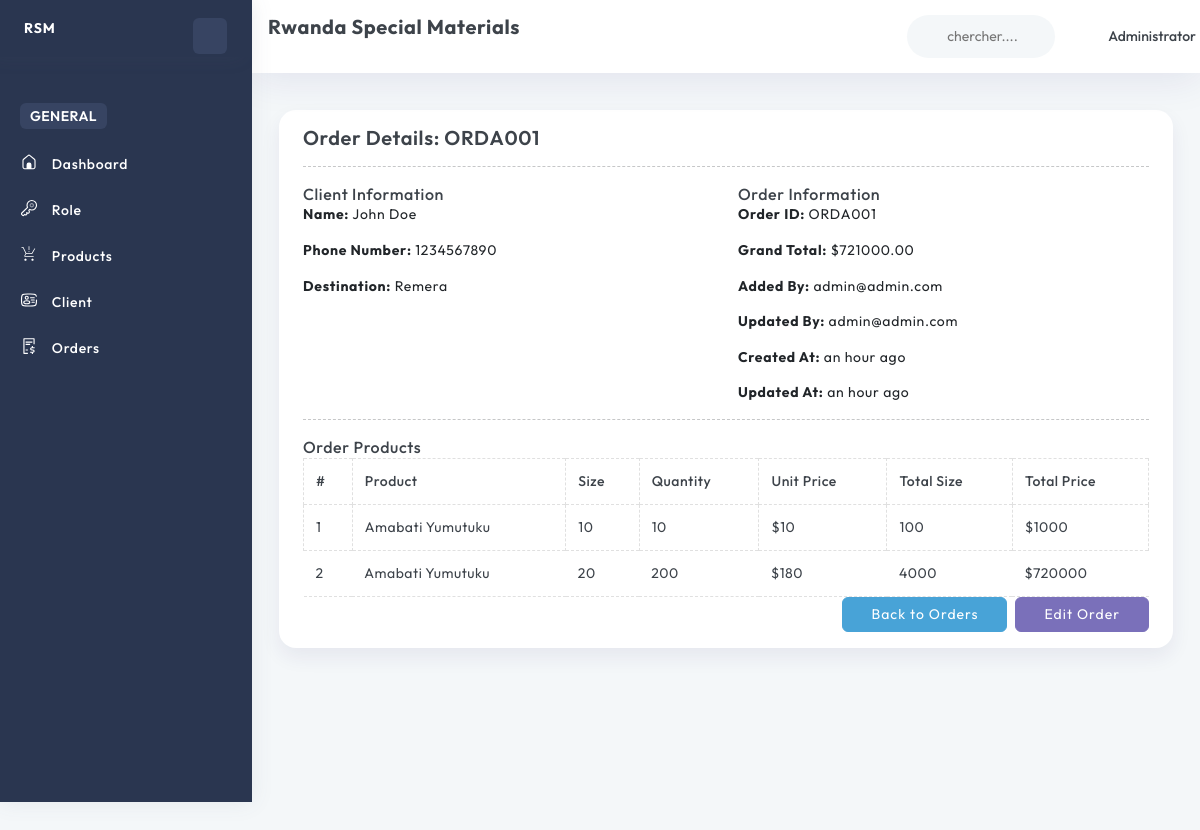
Before: /order/ORDA001/ (signed in) with the older database file.
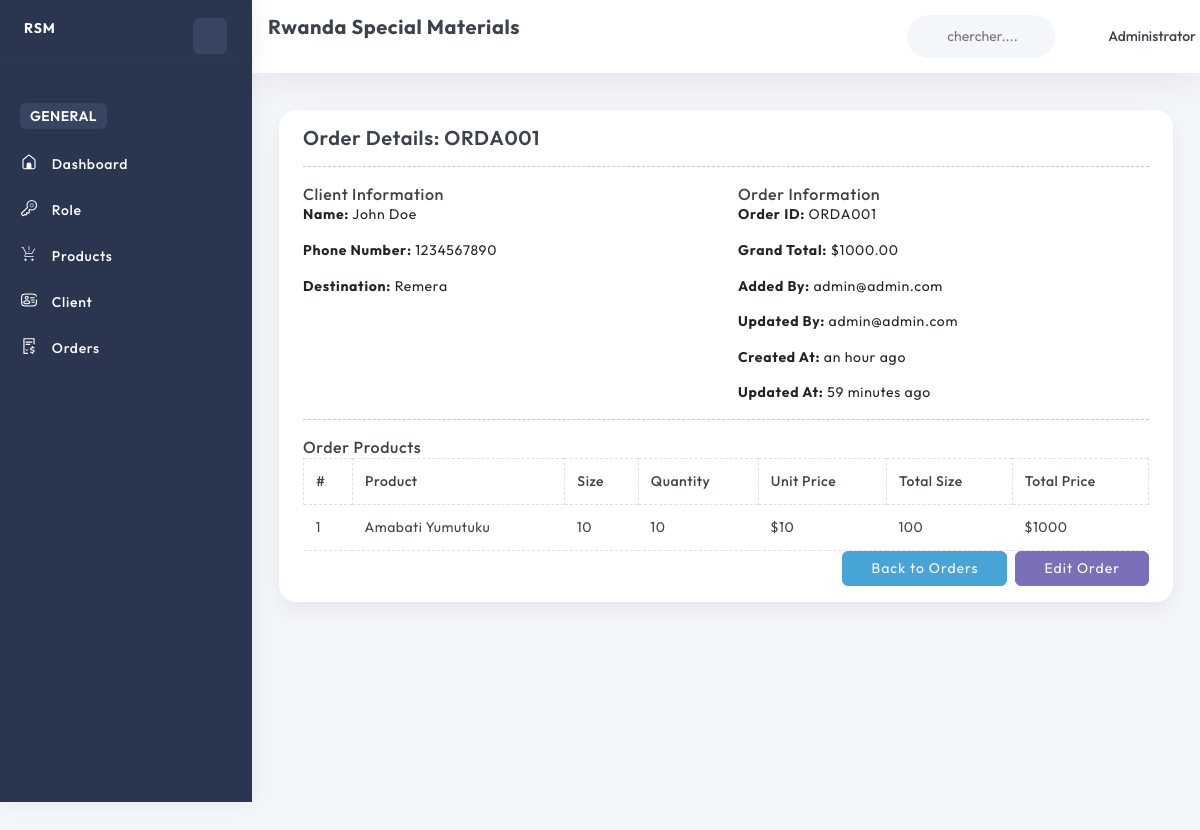
After: the same page with the newer database file.
### account/models.py (models this page shows, shortened)
class User(AbstractBaseUser, PermissionsMixin):
    email = models.EmailField(unique=True)
    name = models.CharField(max_length=255)
    phone_number = models.CharField(max_length=15, unique=True)
    image = ProcessedImageField(
        upload_to=user_image_path,
        processors=[ResizeToFill(720, 720)],
        format='JPEG',
        options={'quality': 90},
        null=True,
        blank=True,
    )
    role = models.ForeignKey(Role, on_delete=models.SET_NULL, null=True, blank=True)
    slug = models.SlugField(unique=True, max_length=255, null=True, blank=True)
    added_by = models.ForeignKey('self', on_delete=models.CASCADE, null=True, blank=True, related_name='added_users')
    is_active = models.BooleanField(default=True)
    is_staff = models.BooleanField(default=False)
    created_at = models.DateTimeField(default=timezone.now)
    updated_at = models.DateTimeField(auto_now=True)
    objects = CustomUserManager()
    USERNAME_FIELD = 'email'
    REQUIRED_FIELDS = ['name', 'phone_number']
    def __str__(self):
        return self.email

### base/models.py (models this page shows, shortened)
class Order(models.Model):
    client = models.ForeignKey(Client, on_delete=models.SET_NULL, null=True, blank=True, related_name='orders')
    orderId = models.CharField(max_length=10, unique=True, editable=False)
    destination = models.CharField(max_length=255, null=True, blank=True)
    addedBy = models.ForeignKey(User, on_delete=models.SET_NULL, null=True, blank=True, related_name='orders_added')
    updatedBy = models.ForeignKey(User, on_delete=models.SET_NULL, null=True, blank=True, related_name='orders_updated')
    created_at = models.DateTimeField(default=timezone.now, editable=False)
    updated_at = models.DateTimeField(auto_now=True)
    grand_total = models.DecimalField(max_digits=10, decimal_places=2, default=0.00)

class Client(models.Model):
    name = models.CharField(max_length=255)
    phone_number = models.CharField(max_length=15, unique=True)
    destination = models.CharField(max_length=255)
    created_at = models.DateTimeField(default=timezone.now, editable=False)
    updated_at = models.DateTimeField(auto_now=True)

class OrderProduct(models.Model):
    order = models.ForeignKey(Order, on_delete=models.CASCADE, related_name='order_products')
    product = models.ForeignKey(Product, on_delete=models.CASCADE)
    size = models.PositiveIntegerField()
    quantity = models.PositiveIntegerField()
    total_size = models.PositiveIntegerField(editable=False)
    unit_price = models.PositiveIntegerField()
    total_price = models.PositiveIntegerField(editable=False)

class Product(models.Model):
    name = models.CharField(max_length=255, unique=True)
    slug = models.SlugField(max_length=255, unique=True, blank=True)
    created_at = models.DateTimeField(default=timezone.now, editable=False)
    updated_at = models.DateTimeField(auto_now=True)

### base/views.py (the view)
# urls.py: path('order/<str:orderId>/', showOrder, name="showOrder"),
@login_required
@permission_required('base.view_order', raise_exception=True)
def showOrder(request, orderId):
    order = get_object_or_404(Order, orderId=orderId)
    order_products = order.order_products.all()
    context = {
        'order': order,
        'order_products': order_products,
    }
    return render(request, 'pages/orders/show.html', context)

### templates/pages/orders/show.html
{% extends 'layouts/app.html' %}
{% load static %}
{% load humanize %}
{% block content %}
<div class="container-fluid">
    <div class="row">
        <div class="col-12">
            <div class="card">
                <div class="card-body">
                    <h4>Order Details: {{ order.orderId }}</h4>
                    <hr>
                    <div class="row">
                        <div class="col-md-6">
                            <h5>Client Information</h5>
                            <p><strong>Name:</strong> {{ order.client.name }}</p>
                            <p><strong>Phone Number:</strong> {{ order.client.phone_number }}</p>
                            <p><strong>Destination:</strong> {{ order.destination }}</p>
                        </div>
                        <div class="col-md-6">
                            <h5>Order Information</h5>
                            <p><strong>Order ID:</strong> {{ order.orderId }}</p>
                            <p><strong>Grand Total:</strong> ${{ order.grand_total }}</p>
                            <p><strong>Added By:</strong> {{ order.addedBy }}</p>
                            <p><strong>Updated By:</strong> {{ order.updatedBy }}</p>
                            <p><strong>Created At:</strong> {{ order.created_at|naturaltime }}</p>
                            <p><strong>Updated At:</strong> {{ order.updated_at|naturaltime }}</p>
                        </div>
                    </div>
                    <hr>
                    <h5>Order Products</h5>
                    <table class="table table-bordered" id="order-products-table">
                        <thead>
                            <tr>
                                <th>#</th>
                                <th>Product</th>
                                <th>Size</th>
                                <th>Quantity</th>
                                <th>Unit Price</th>
                                <th>Total Size</th>
                                <th>Total Price</th>
                            </tr>
                        </thead>
                        <tbody>
                            {% for op in order_products %}
                            <tr>
                                <td>{{ forloop.counter }}</td>
                                <td>{{ op.product.name }}</td>
                                <td>{{ op.size }}</td>
                                <td>{{ op.quantity }}</td>
                                <td>${{ op.unit_price }}</td>
                                <td>{{ op.total_size }}</td>
                                <td>${{ op.total_price }}</td>
                            </tr>
                            {% endfor %}
                        </tbody>
                    </table>
                    <div class="d-flex justify-content-end">
                        <a href="{% url 'base:getOrders' %}" class="btn btn-secondary">Back to Orders</a>
                        <a href="{% url 'base:editOrder' order.orderId %}" class="btn btn-primary ms-2">Edit Order</a>
                    </div>
                </div>
            </div>
        </div>
    </div>
</div>
{% endblock %}

### templates/layouts/app.html (shortened to what this page needs)
{% load static %}
<!DOCTYPE html>
<html lang="en">
<head>
    <link rel="stylesheet" type="text/css" href="{% static 'css/font-awesome.css' %}">
    <link rel="stylesheet" type="text/css" href="{% static 'css/vendors/icofont.css' %}">
    <link rel="stylesheet" type="text/css" href="{% static 'css/vendors/themify.css' %}">
    <link rel="stylesheet" type="text/css" href="{% static 'css/vendors/feather-icon.css' %}">
    <link rel="stylesheet" type="text/css" href="{% static 'css/vendors/animate.css' %}">
    <link rel="stylesheet" type="text/css" href="{% static 'css/vendors/scrollbar.css' %}">
    <link rel="stylesheet" type="text/css" href="{% static 'css/vendors/owlcarousel.css' %}">
    <link rel="stylesheet" type="text/css" href="{% static 'css/vendors/js-datatables/style.css' %}">
    <link rel="stylesheet" type="text/css" href="{% static 'css/vendors/bootstrap.css' %}">
    <link rel="stylesheet" type="text/css" href="{% static 'css/style.css' %}">
    <link rel="stylesheet" type="text/css" href="{% static 'css/responsive.css' %}">
</head>
<body>
    <div class="page-wrapper compact-wrapper" id="pageWrapper">
        {% include 'inc/header.html' %}
        <div class="page-body-wrapper">
            {% include 'inc/sidebar.html' %}
            <div class="page-body">
                {% block content %}{% endblock %}
            </div>
        </div>
    </div>
</body>
</html>

### templates/inc/header.html (shortened to what this page needs)
{% load static %}
<div class="page-header row">
    <div class="col-4 col-xl-4 page-title">
        <h4 class="f-w-700">Rwanda Special Materials</h4>
    </div>
    <div class="header-wrapper col m-0">
        <div class="row">
            <div class="nav-right col-xxl-8 col-xl-6 col-md-7 col-8 pull-right right-header p-0 ms-auto">
                <ul class="nav-menus">
                    <li>
                        <div class="form-group w-100">
                            <div class="Typeahead Typeahead--twitterUsers">
                                <div class="u-posRelative d-flex align-items-center">
                                    <svg class="search-bg svg-color">
                                        <use href="{% static 'svg/icon-sprite.svg#search' %}"></use>
                                    </svg>
                                    <input class="demo-input py-0 Typeahead-input form-control-plaintext w-100" type="text" placeholder="chercher...." name="q" title="">
                                </div>
                            </div>
                        </div>
                    </li>
                    <li class="profile-nav onhover-dropdown px-0 py-0">
                        <div class="d-flex profile-media align-items-center">
                            <div class="flex-grow-1">
                                <span>
                                    {{ request.user.name }}
                                </span>
                            </div>
                        </div>
                    </li>
                </ul>
            </div>
        </div>
    </div>
</div>

### templates/inc/sidebar.html (shortened to what this page needs)
{% load static %}
<div class="sidebar-wrapper" data-layout="stroke-svg">
    <div>
        <div class="logo-wrapper">
            <a href="{% url 'base:dashboard' %}" class="text-white fw-bold">
                RSM
            </a>
            <div class="toggle-sidebar">
                <svg class="stroke-icon sidebar-toggle status_toggle middle">
                    <use href="{% static 'svg/icon-sprite.svg#toggle-icon' %}"></use>
                </svg>
            </div>
        </div>
        <nav class="sidebar-main">
            <div id="sidebar-menu">
                <ul class="sidebar-links" id="simple-bar">
                    <li class="sidebar-main-title">
                        <div>
                            <h6 class="lan-1">General</h6>
                        </div>
                    </li>
                    <li class="sidebar-list">
                        <a class="sidebar-link sidebar-title link-nav" href="{% url 'base:dashboard' %}">
                            <span>Dashboard</span>
                        </a>
                    </li>
                    <li class="sidebar-list">
                        <a class="sidebar-link sidebar-title link-nav" href="{% url 'base:getRoles' %}">
                            <span>Role</span>
                        </a>
                    </li>
                    <li class="sidebar-list">
                        <a class="sidebar-link sidebar-title link-nav" href="{% url 'base:getProducts' %}">
                            <span>Products</span>
                        </a>
                    </li>
                    <li class="sidebar-list">
                        <a class="sidebar-link sidebar-title link-nav" href="{% url 'base:getClients' %}">
                            <span>Client</span>
                        </a>
                    </li>
                    <li class="sidebar-list">
                        <a class="sidebar-link sidebar-title link-nav" href="{% url 'base:getOrders' %}">
                            <span>Orders</span>
                        </a>
                    </li>
                </ul>
            </div>
        </nav>
    </div>
</div>

Changed rows visible on the page:
removed OrderProduct: product.name "Amabati Yumutuku", size "20", quantity "200", unit_price "180", total_size "4000", total_price "720000"
changed Order "ORDA001": grand_total "721000.00" → "1000.00"; updated_at "an hour ago" → "59 minutes ago"
